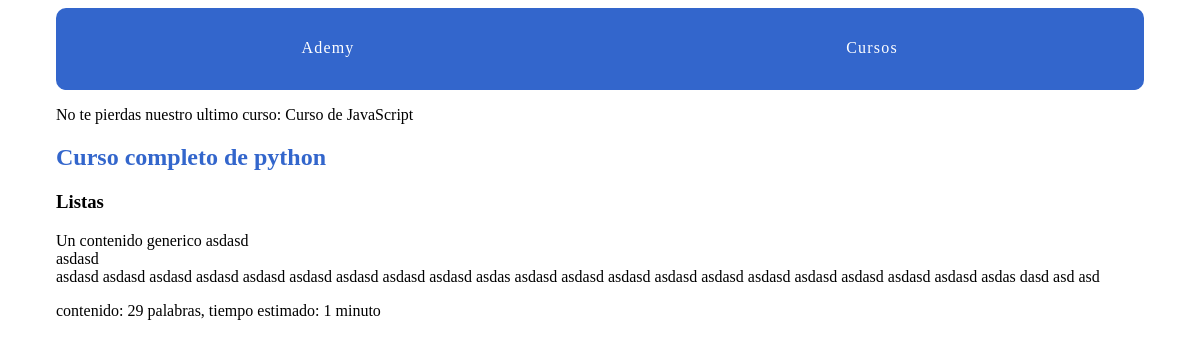
Screenshot of /courses/2/2/ with the database file from the repository.
### courses/models.py (models this page shows, shortened)
class Course( models.Model ):
    created_at = models.DateTimeField( auto_now_add = True )
    title = models.CharField( max_length = 255 )
    description = models.TextField()
    def __str__( self ):
        return self.title

class Lesson(models.Model):
    title = models.CharField(max_length=255)
    description = models.TextField()
    content = models.TextField(blank=True, default="")
    order = models.IntegerField(default=0)
    course = models.ForeignKey(Course, on_delete=models.CASCADE)
    class Meta:
        ordering = ['order',]

### courses/views.py (the view)
# urls.py: path("<int:course_pk>/<int:lesson_pk>/", views.lesson_detail, name="lesson_detail" ),
def lesson_detail(request, course_pk, lesson_pk):
    lesson = get_object_or_404( Lesson, course_id = course_pk, pk = lesson_pk )
    return render(request, 'courses/lesson_detail.html', {'lesson': lesson})

### courses/templatetags/course_extras.py (called while the page is built)
@register.simple_tag()
def last_course():
    return Course.objects.latest("created_at")

@register.filter('time_estimated')
def time_estimated(word_count):
    minutes = round(word_count/20)
    return minutes

### courses/templates/courses/lesson_detail.html (shortened to what this page needs)
{% extends 'layout.html' %}
{% load course_extras %}
{% block content %}
    <article>
        <h2> <a href = "{% url 'courses:detail' pk=lesson.course.pk %}" > {{ lesson.course.title }} <a/> </h2>
        <h3> {{ lesson.title }} </h3/>
        {% with lesson.content as content %}
            {{ content|linebreaks }} contenido: {{ content|wordcount }} palabras, tiempo estimado: {{ content|wordcount|time_estimated }} minuto{{ content|wordcount|time_estimated|pluralize }}
        {% endwith %}
    </article>
{% endblock content %}

### ademy/templates/layout.html (shortened to what this page needs)
{% load static from staticfiles %}
{% load course_extras %}
<!DOCTYPE html>
<html lang="en">
<head>
</head>
<body>
    <div class = "site-container" >
        <nav>
            <a href = "{% url 'home' %}"> Ademy </a>
            <a href = "{% url 'courses:list' %}"> Cursos </a>
        </nav>
        <p>No te pierdas nuestro ultimo curso: {% last_course %}</p>
        {% block content %}
        {% endblock content %}
    </div>
</body>
</html>

### assets/css/layout.css (style rules this page uses)
html { box-sizing: border-box; }
*, *::after, *::before { box-sizing: inherit; }
.site-container { max-width: 68em; margin-left: auto; margin-right: auto; }
.site-container::after { clear: both; content: ""; display: table; }
.site-container nav { width: 100%; display: table; width: 100%; table-layout: fixed; border-bottom-left-radius: 10px; border-bottom-right-radius: 10px; border-top-left-radius: 10px; border-top-right-radius: 10px; border-bottom-left-radius: 10px; border-top-left-radius: 10px; border-bottom-right-radius: 10px; border-top-right-radius: 10px; background-color: #3366CC; margin-bottom: 1em; overflow: hidden; }
.site-container nav a { display: table-cell; width: 8.33333%; padding: 10px; border-bottom: 2px solid #3366CC; color: #FFFFFF; letter-spacing: 0.075em; line-height: 60px; text-align: center; text-decoration: none; }
article h2 a, article h3 a { color: #3366CC; text-decoration: none; }

### rows the page displays
Course: title "Curso de JavaScript"
Lesson: course "Curso completo de python", title "Listas", content "Un contenido generico asdasd asdasd asdasd asdasd asdasd asdasd asdasd asdasd asdasd asdasd asdasd asdas asdasd asdasd asdasd asdasd asdasd asdasd asdasd asdasd asdasd asdasd asdas dasd asd asd", content "29", content "1"
